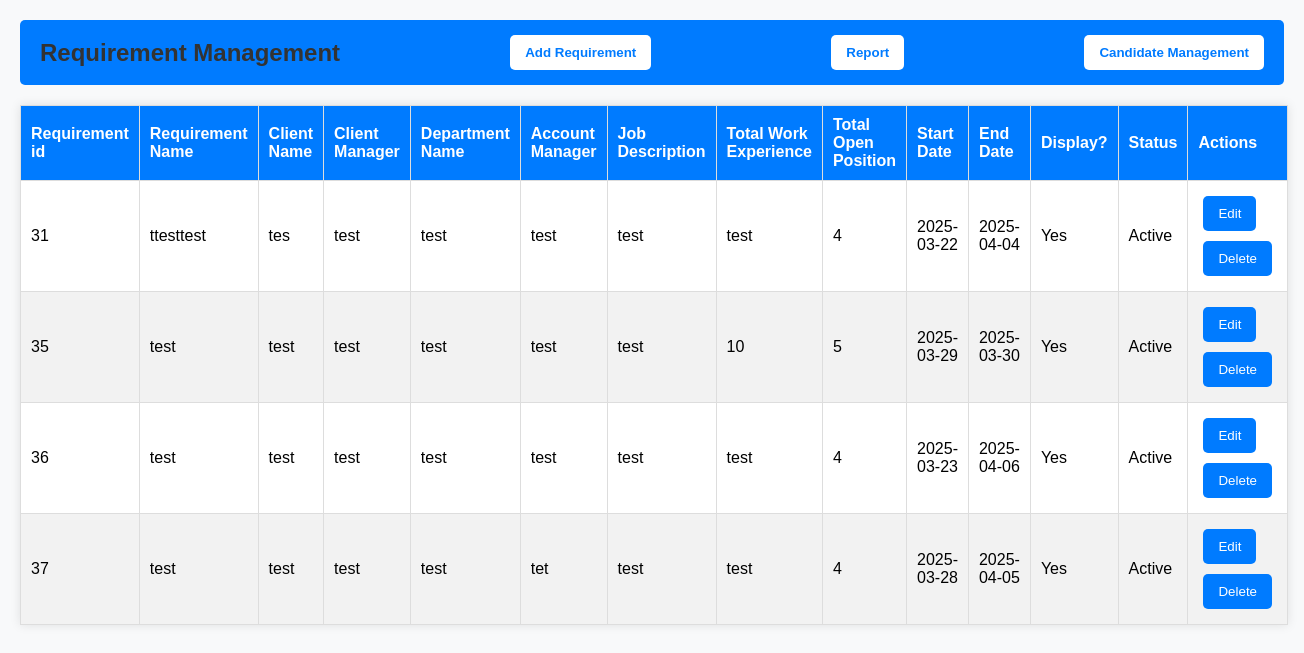
Before: /managerequirement with the older database file.
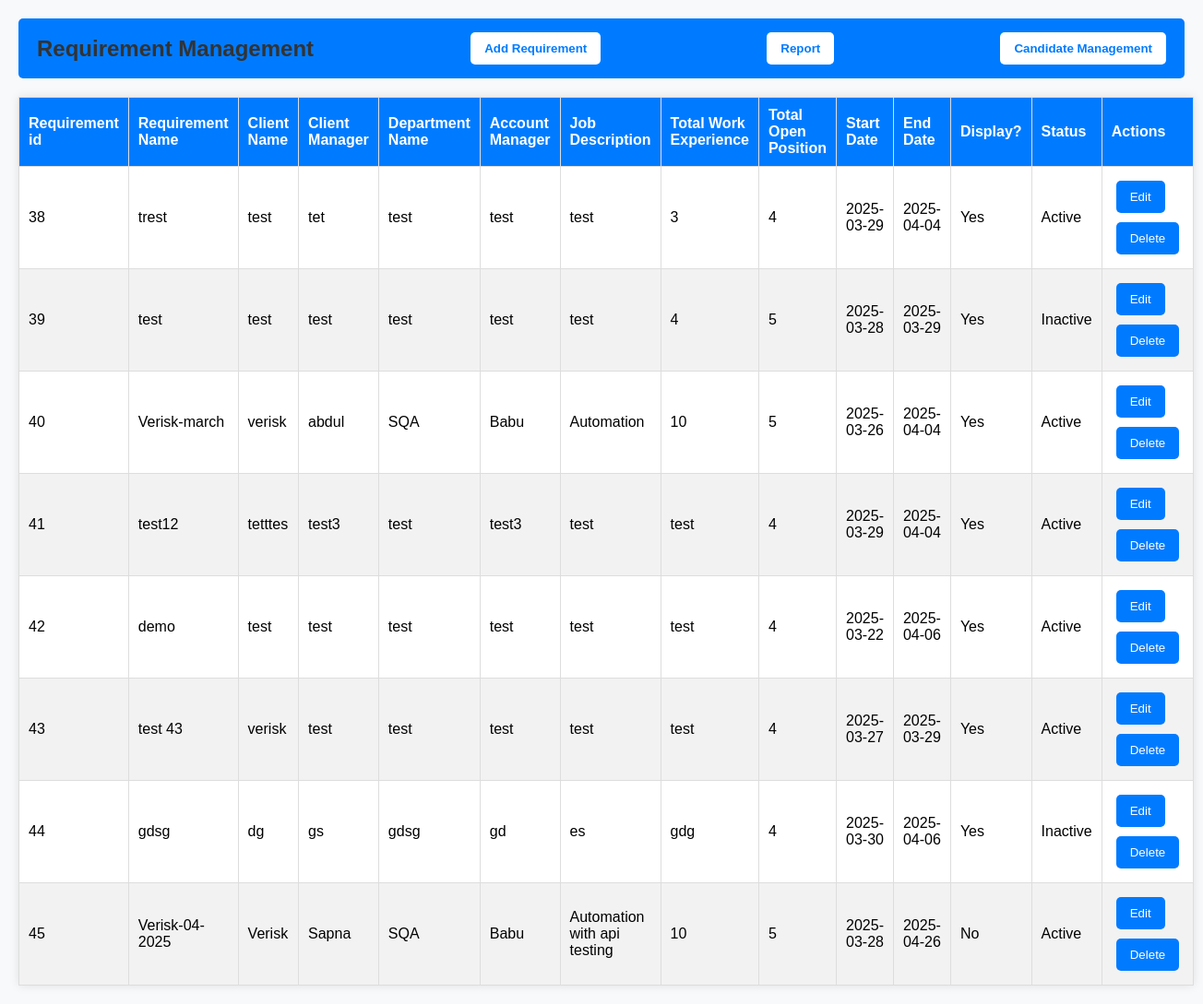
After: the same page with the newer database file.
### tables this page shows
CREATE TABLE requirement (
                id INTEGER PRIMARY KEY AUTOINCREMENT,
                requirementname TEXT NOT NULL,
                clientname TEXT NOT NULL,
                clientmanager TEXT NOT NULL,
                departmentname TEXT NOT NULL,
                accountmanager TEXT NOT NULL,
                jobdescription TEXT NOT NULL,
                workexperience TEXT NOT NULL,
                openposition number NOT NULL,
                startdate TEXT NOT NULL,
                enddate TEXT NOT NULL,
                display TEXT NOT NULL,
                status TEXT NOT NULL
            );

### app.py (the view)
@app.route('/managerequirement',methods=['GET', 'POST'])
def managerequirement():
    if request.method == 'POST':
        requirementname = request.form['requirementname']
        clientname = request.form['clientname']
        clientmanager = request.form['clientmanager']
        departmentname = request.form['departmentname']
        accountmanager = request.form['accountmanager']
        jobdescription = request.form['jobdescription']
        workexperience = request.form['workexperience']
        openposition = request.form['openposition']
        startdate = request.form['startdate']
        enddate = request.form['enddate']
        display = request.form['display']
        status = request.form['status']
        app.logger.warning("A warning message."+requirementname)
        recorddata = requirementname
        with get_db() as conn:
            curs = conn.cursor()
            curs.execute('''
            INSERT INTO requirement (requirementname, clientname, clientmanager, departmentname, accountmanager,
                                    jobdescription, workexperience, openposition, startdate, enddate, display, status)
            VALUES (?, ?, ?, ?, ?, ?, ?, ?, ?, ?, ?, ?)
        ''', (requirementname, clientname, clientmanager, departmentname, accountmanager, jobdescription,
              workexperience, openposition, startdate, enddate, display, status))
            conn.commit()
            if curs.rowcount > 0:
                alert_message = f"Record added successfully! Requirement Name: {recorddata}"
            else:
                alert_message = 'Record not added. Requirement Name: {recorddata}'
            return redirect(url_for('managerequirement',alert=alert_message))
    else:
        with get_db() as conn:
            curs = conn.cursor()
            curs.execute('SELECT * FROM requirement')
            requirements = curs.fetchall()
            return render_template('requirements.html',requirements=requirements)

### app.py (called while the page is built)
def get_db():
    conn = sqlite3.connect(DATABASE)
    conn.row_factory = sqlite3.Row  # Allows access to columns by name
    return conn

### templates/requirements.html (shortened to what this page needs)
<!DOCTYPE html>
<html lang="en">
<head>
    <link rel="stylesheet" href="{{ url_for('static', filename='style.css') }}">
</head>
<body>
    <div class="header-container">
        <h2>Requirement Management</h2>
        <button onclick="AddRequirementModal()">Add Requirement</button>
        <form action="{{ url_for('graph') }}" method="GET">
            <button type="submit">Report</button>
        </form>
        <form action="{{ url_for('ctracker') }}" method="GET">
            <button type="submit">Candidate Management</button>
        </form>
    </div>
    <table>
        <thead>
            <tr>
                <th>Requirement id</th>
                <th>Requirement Name</th>
                <th>Client Name</th>
                <th>Client Manager</th>
                <th>Department Name</th>
                <th>Account Manager</th>
                <th>Job Description</th>
                <th>Total Work Experience</th>
                <th>Total Open Position</th>
				<th>Start Date</th>
				<th>End Date</th>
				<th>Display?</th>
				<th>Status</th>
				<th>Actions</th>
            </tr>
        </thead>
        <tbody>
            {% for requirement in requirements %}
            <tr>
                <td id="reqid">{{ requirement['id'] }}</td>
                <td>{{ requirement['requirementname'] }}</td>
                <td>{{ requirement['clientname'] }}</td>
                <td>{{ requirement['clientmanager'] }}</td>
                <td>{{ requirement['departmentname'] }}</td>
                <td>{{ requirement['accountmanager'] }}</td>
                <td>{{ requirement['jobdescription'] }}</td>
                <td>{{ requirement['workexperience'] }}</td>
                <td>{{ requirement['openposition'] }}</td>
                <td>{{ requirement['startdate'] }}</td>
                <td>{{ requirement['enddate'] }}</td>
                <td>{{ requirement['display'] }}</td>
                <td>{{ requirement['status'] }}</td>
                <td>
                    <button onclick="editrequirementModal()" data-bs-toggle="modal" data-bs-target="#editModal"
                    data-id="{{ requirement.id }}">Edit</button>
                    <form action="{{ url_for('delete', record_id=requirement.id) }}" method="POST" style="display: inline;">
                        <button type="submit" class="btn btn-danger btn-sm">
                             Delete
                        </button>
                    </form>
                </td>
            </tr>
            {% else %}
            <tr>
                <td colspan="12">No data available. Kindly add new requirement</td>
            </tr>
            {% endfor %}
        </tbody>
    </table>
</body>
</html>

### static/style.css (style rules this page uses)
body { font-family: Arial, sans-serif; margin: 20px; background-color: #f8f9fa; }
h2 { text-align: center; color: #333; }
button { background-color: #007bff; color: white; border: none; padding: 10px 15px; cursor: pointer; border-radius: 5px; margin: 5px; }
table { width: 100%; border-collapse: collapse; background: white; box-shadow: 0px 0px 10px rgba(0, 0, 0, 0.1); margin-top: 20px; }
th, td { border: 1px solid #ddd; padding: 10px; text-align: left; }
th { background-color: #007bff; color: white; }
tr:nth-child(even) { background-color: #f2f2f2; }
.header-container { display: flex; justify-content: space-between; align-items: center; padding: 10px; background-color: #007bff; color: white; border-radius: 5px; }
.header-container h2 { margin: 0; padding-left: 10px; }
.header-container button { background-color: white; color: #007bff; border: none; padding: 10px 15px; cursor: pointer; border-radius: 5px; margin-right: 10px; font-weight: bold; }

Changed rows visible on the page:
removed requirement: id "31", requirementname "ttesttest", clientname "tes", clientmanager "test", departmentname "test", accountmanager "test", jobdescription "test", workexperience "test", openposition "4", startdate "2025-03-22", enddate "2025-04-04", display "Yes", status "Active"
removed requirement: id "35", requirementname "test", clientname "test", clientmanager "test", departmentname "test", accountmanager "test", jobdescription "test", workexperience "10", openposition "5", startdate "2025-03-29", enddate "2025-03-30", display "Yes", status "Active"
removed requirement: id "36", requirementname "test", clientname "test", clientmanager "test", departmentname "test", accountmanager "test", jobdescription "test", workexperience "test", openposition "4", startdate "2025-03-23", enddate "2025-04-06", display "Yes", status "Active"
removed requirement: id "37", requirementname "test", clientname "test", clientmanager "test", departmentname "test", accountmanager "tet", jobdescription "test", workexperience "test", openposition "4", startdate "2025-03-28", enddate "2025-04-05", display "Yes", status "Active"
added requirement: id "38", requirementname "trest", clientname "test", clientmanager "tet", departmentname "test", accountmanager "test", jobdescription "test", workexperience "3", openposition "4", startdate "2025-03-29", enddate "2025-04-04", display "Yes", status "Active"
added requirement: id "39", requirementname "test", clientname "test", clientmanager "test", departmentname "test", accountmanager "test", jobdescription "test", workexperience "4", openposition "5", startdate "2025-03-28", enddate "2025-03-29", display "Yes", status "Inactive"
added requirement: id "40", requirementname "Verisk-march", clientname "verisk", clientmanager "abdul", departmentname "SQA", accountmanager "Babu", jobdescription "Automation", workexperience "10", openposition "5", startdate "2025-03-26", enddate "2025-04-04", display "Yes", status "Active"
added requirement: id "41", requirementname "test12", clientname "tetttes", clientmanager "test3", departmentname "test", accountmanager "test3", jobdescription "test", workexperience "test", openposition "4", startdate "2025-03-29", enddate "2025-04-04", display "Yes", status "Active"
added requirement: id "42", requirementname "demo", clientname "test", clientmanager "test", departmentname "test", accountmanager "test", jobdescription "test", workexperience "test", openposition "4", startdate "2025-03-22", enddate "2025-04-06", display "Yes", status "Active"
added requirement: id "43", requirementname "test 43", clientname "verisk", clientmanager "test", departmentname "test", accountmanager "test", jobdescription "test", workexperience "test", openposition "4", startdate "2025-03-27", enddate "2025-03-29", display "Yes", status "Active"
added requirement: id "44", requirementname "gdsg", clientname "dg", clientmanager "gs", departmentname "gdsg", accountmanager "gd", jobdescription "es", workexperience "gdg", openposition "4", startdate "2025-03-30", enddate "2025-04-06", display "Yes", status "Inactive"
added requirement: id "45", requirementname "Verisk-04-2025", clientname "Verisk", clientmanager "Sapna", departmentname "SQA", accountmanager "Babu", jobdescription "Automation with api testing", workexperience "10", openposition "5", startdate "2025-03-28", enddate "2025-04-26", display "No", status "Active"
